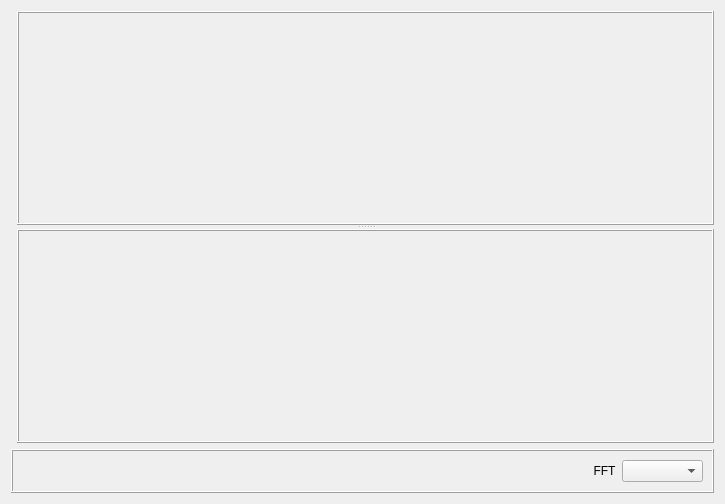
<?xml version="1.0" encoding="UTF-8"?>
<ui version="4.0">
 <class>spectral_viewer_window</class>
 <widget class="QWidget" name="spectral_viewer_window">
  <property name="geometry">
   <rect>
    <x>0</x>
    <y>0</y>
    <width>725</width>
    <height>504</height>
   </rect>
  </property>
  <property name="sizePolicy">
   <sizepolicy hsizetype="Maximum" vsizetype="Preferred">
    <horstretch>0</horstretch>
    <verstretch>0</verstretch>
   </sizepolicy>
  </property>
  <property name="windowTitle">
   <string>Form</string>
  </property>
  <layout class="QGridLayout" name="gridLayout">
   <item row="0" column="1">
    <widget class="QSplitter" name="splitter">
     <property name="sizePolicy">
      <sizepolicy hsizetype="Expanding" vsizetype="Expanding">
       <horstretch>0</horstretch>
       <verstretch>0</verstretch>
      </sizepolicy>
     </property>
     <property name="orientation">
      <enum>Qt::Vertical</enum>
     </property>
     <widget class="QFrame" name="dpx_chart">
      <property name="frameShape">
       <enum>QFrame::Box</enum>
      </property>
      <property name="frameShadow">
       <enum>QFrame::Raised</enum>
      </property>
      <layout class="QGridLayout" name="gridLayout_2"/>
     </widget>
     <widget class="QFrame" name="spg_chart">
      <property name="frameShape">
       <enum>QFrame::Box</enum>
      </property>
      <property name="frameShadow">
       <enum>QFrame::Raised</enum>
      </property>
      <property name="lineWidth">
       <number>1</number>
      </property>
      <property name="midLineWidth">
       <number>0</number>
      </property>
      <layout class="QGridLayout" name="gridLayout_4"/>
     </widget>
    </widget>
   </item>
   <item row="1" column="0" colspan="2">
    <widget class="QFrame" name="left_menu">
     <property name="sizePolicy">
      <sizepolicy hsizetype="Expanding" vsizetype="Preferred">
       <horstretch>0</horstretch>
       <verstretch>0</verstretch>
      </sizepolicy>
     </property>
     <property name="frameShape">
      <enum>QFrame::Box</enum>
     </property>
     <property name="frameShadow">
      <enum>QFrame::Raised</enum>
     </property>
     <layout class="QGridLayout" name="gridLayout_3">
      <item row="4" column="0">
       <spacer name="horizontalSpacer">
        <property name="orientation">
         <enum>Qt::Horizontal</enum>
        </property>
        <property name="sizeHint" stdset="0">
         <size>
          <width>40</width>
          <height>20</height>
         </size>
        </property>
       </spacer>
      </item>
      <item row="4" column="2">
       <widget class="QComboBox" name="fft_combobox">
        <property name="sizePolicy">
         <sizepolicy hsizetype="Maximum" vsizetype="Fixed">
          <horstretch>0</horstretch>
          <verstretch>0</verstretch>
         </sizepolicy>
        </property>
        <property name="minimumSize">
         <size>
          <width>81</width>
          <height>0</height>
         </size>
        </property>
        <property name="maximumSize">
         <size>
          <width>81</width>
          <height>16777215</height>
         </size>
        </property>
        <property name="sizeAdjustPolicy">
         <enum>QComboBox::AdjustToContents</enum>
        </property>
       </widget>
      </item>
      <item row="4" column="1">
       <widget class="QLabel" name="label">
        <property name="text">
         <string>FFT</string>
        </property>
        <property name="alignment">
         <set>Qt::AlignCenter</set>
        </property>
       </widget>
      </item>
     </layout>
    </widget>
   </item>
  </layout>
 </widget>
 <resources/>
 <connections/>
</ui>
